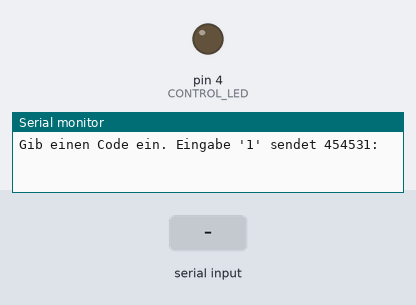
Recording of a sketch running on a simulated Arduino Uno, built with avr-gcc and run on an emulated ATmega328P. On the bench: output pins drawn as LEDs (lit = HIGH), the last lines printed to the serial monitor. The test bench sets the inputs (shaded band).

Above: at 1.2 s.
1.3 s: "90,45\n" received over Serial
At 1.7 s:
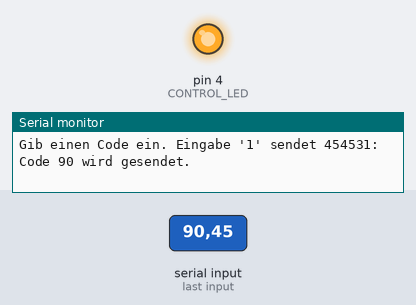
Timing chart, 0 to 4.3 s (numbered marks = the images above; inputs shaded):
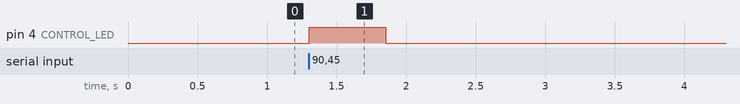

Measured:
- after the input at 1.3 s, pin 4 (CONTROL_LED): LOW → HIGH at once, → LOW 0.55 s later

The sketch:

RemoteSimulator.ino
```cpp
/*
Das Programm wird auf einem Arduino ausgeführt und kann über Serial die Ventilsteuerung anfunken.
Wenn man 1 eingibt dann wird das Ventil geöffnet. Mit der Eingabe von 99XXXX wird die Dauer eingestellt in dem das Ventil geöffnet wird
*/

#include <RCSwitch.h>
#define CONTROL_LED 4
#define REMOTE_PIN 3

RCSwitch mySwitch = RCSwitch();

void setup() {
  pinMode(CONTROL_LED, OUTPUT);
  mySwitch.enableTransmit(REMOTE_PIN);
  mySwitch.setProtocol(1);
  mySwitch.setRepeatTransmit(5);

  Serial.begin(9600);
  Serial.println("Gib einen Code ein. Eingabe '1' sendet 454531:");
}

void loop() {
  // Prüfen, ob etwas über Serial eingegeben wurde
  if (Serial.available() > 0) {
    unsigned long input = Serial.parseInt();

    unsigned long sendCode = 0;

    if (input == 1) {
      sendCode = 454531;
      Serial.println("Code 454531 wird gesendet.");
    } else if (input > 1) {
      sendCode = input;
      Serial.print("Code ");
      Serial.print(sendCode);
      Serial.println(" wird gesendet.");
    }

    // Wenn ein gültiger Code gesetzt wurde, senden
    if (sendCode > 0) {
      digitalWrite(CONTROL_LED, HIGH);
      mySwitch.send(sendCode, 24);
      delay(100);
      digitalWrite(CONTROL_LED, LOW);
      Serial.println("Signal gesendet.");
    }

    // Seriellen Eingang leeren
    while (Serial.available() > 0) {
      Serial.read();
    }
  }
}
```
